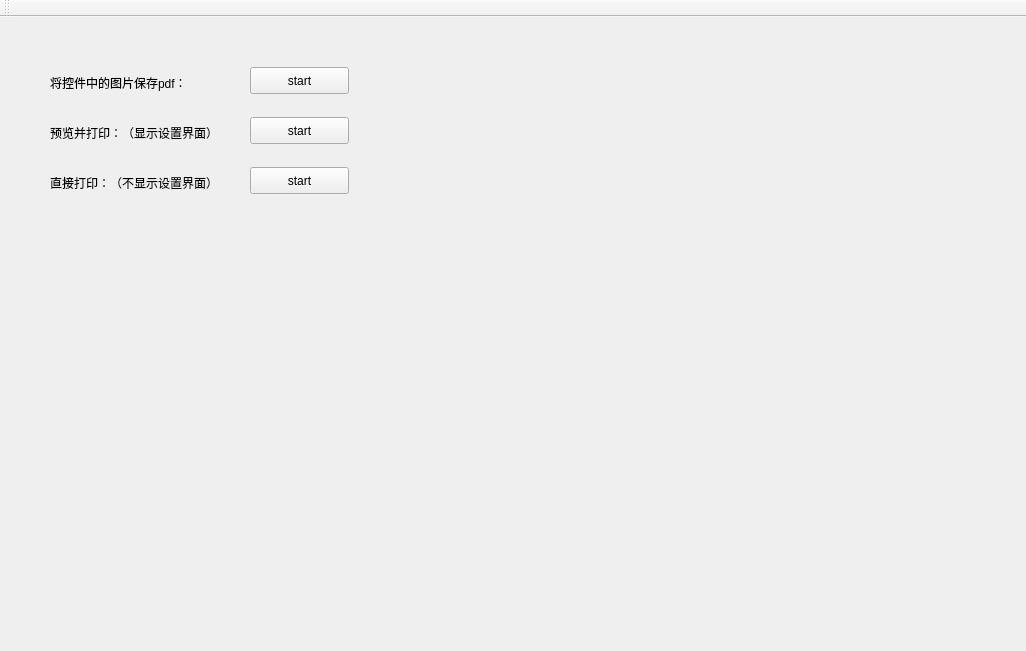
<?xml version="1.0" encoding="UTF-8"?>
<ui version="4.0">
 <class>Printer_Ui</class>
 <widget class="QMainWindow" name="Printer_Ui">
  <property name="geometry">
   <rect>
    <x>0</x>
    <y>0</y>
    <width>1026</width>
    <height>651</height>
   </rect>
  </property>
  <property name="windowTitle">
   <string>Printer_Ui</string>
  </property>
  <widget class="QWidget" name="centralWidget">
   <widget class="QPushButton" name="bt_prints">
    <property name="geometry">
     <rect>
      <x>250</x>
      <y>150</y>
      <width>99</width>
      <height>27</height>
     </rect>
    </property>
    <property name="text">
     <string>start</string>
    </property>
   </widget>
   <widget class="QPushButton" name="bt_preview">
    <property name="geometry">
     <rect>
      <x>250</x>
      <y>100</y>
      <width>99</width>
      <height>27</height>
     </rect>
    </property>
    <property name="text">
     <string>start</string>
    </property>
   </widget>
   <widget class="QPushButton" name="bt_save_img">
    <property name="geometry">
     <rect>
      <x>250</x>
      <y>50</y>
      <width>99</width>
      <height>27</height>
     </rect>
    </property>
    <property name="text">
     <string>start</string>
    </property>
   </widget>
   <widget class="QLabel" name="lab_img">
    <property name="geometry">
     <rect>
      <x>50</x>
      <y>240</y>
      <width>451</width>
      <height>321</height>
     </rect>
    </property>
    <property name="text">
     <string/>
    </property>
   </widget>
   <widget class="QLabel" name="label">
    <property name="geometry">
     <rect>
      <x>50</x>
      <y>50</y>
      <width>151</width>
      <height>31</height>
     </rect>
    </property>
    <property name="text">
     <string>将控件中的图片保存pdf：</string>
    </property>
   </widget>
   <widget class="QLabel" name="label_2">
    <property name="geometry">
     <rect>
      <x>50</x>
      <y>100</y>
      <width>171</width>
      <height>31</height>
     </rect>
    </property>
    <property name="text">
     <string>预览并打印：（显示设置界面）</string>
    </property>
   </widget>
   <widget class="QLabel" name="label_3">
    <property name="geometry">
     <rect>
      <x>50</x>
      <y>150</y>
      <width>181</width>
      <height>31</height>
     </rect>
    </property>
    <property name="text">
     <string>直接打印：（不显示设置界面）</string>
    </property>
   </widget>
  </widget>
  <widget class="QToolBar" name="mainToolBar">
   <attribute name="toolBarArea">
    <enum>TopToolBarArea</enum>
   </attribute>
   <attribute name="toolBarBreak">
    <bool>false</bool>
   </attribute>
  </widget>
 </widget>
 <layoutdefault spacing="6" margin="11"/>
 <resources/>
 <connections/>
</ui>
